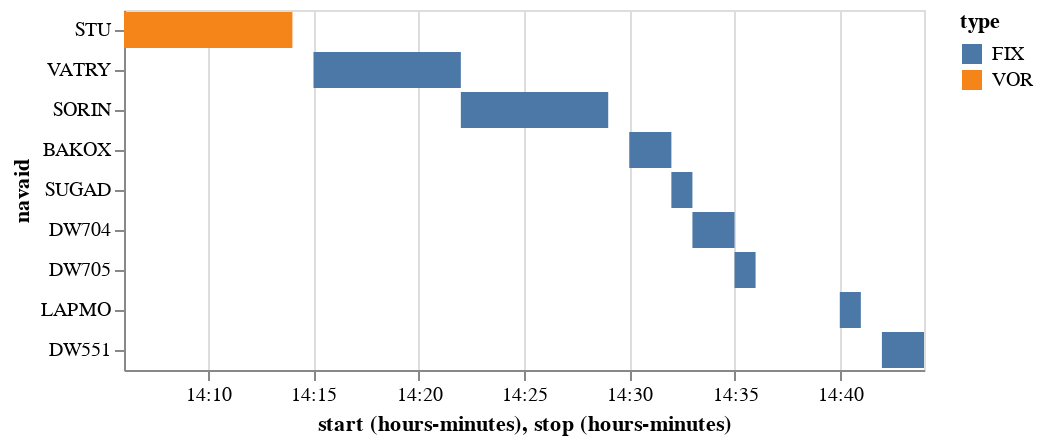

The notebook cell this image was saved under:
### Code cell
import altair as alt

df = f.compute_navpoints()

alt.Chart(df.drop(columns="duration")).mark_bar().encode(
    alt.X("utchoursminutes(start)"),
    alt.X2("utchoursminutes(stop)"),
    alt.Y("navaid", sort="x"),
    alt.Color("type"),
)

### Figure 1 — Vega-Lite specification as saved in the notebook (floating-point values rounded to 4 significant figures)
{"config": {"view": {"continuousWidth": 400, "continuousHeight": 300}}, "data": {"name": "data-bdd073769d4c12fb4332b97a12ed3c2e"}, "mark": "bar", "encoding": {"color": {"type": "nominal", "field": "type"}, "x": {"type": "temporal", "field": "start", "timeUnit": "utchoursminutes"}, "x2": {"field": "stop", "timeUnit": "utchoursminutes"}, "y": {"type": "nominal", "field": "navaid", "sort": "x"}}, "$schema": "https://vega.github.io/schema/vega-lite/v4.8.1.json", "datasets": {"data-bdd073769d4c12fb4332b97a12ed3c2e": [{"start": "2019-07-01T14:06:32+00:00", "stop": "2019-07-01T14:14:43+00:00", "navaid": "STU", "distance": 13.42, "shift_mean": 0.05899, "shift_meanp": 0.07899, "name": "STU", "type": "VOR", "latitude": 51.99, "longitude": -5.04, "altitude": 600.0, "frequency": 113.1, "magnetic_variation": -3.0, "description": "STRUMBLE VOR-DME"}, {"start": "2019-07-01T14:15:41+00:00", "stop": "2019-07-01T14:22:05+00:00", "navaid": "VATRY", "distance": 1.743, "shift_mean": 0.09443, "shift_meanp": 0.1144, "name": "VATRY", "type": "FIX", "latitude": 52.55, "longitude": -5.5, "altitude": null, "frequency": null, "magnetic_variation": null, "description": null}, {"start": "2019-07-01T14:22:35+00:00", "stop": "2019-07-01T14:29:52+00:00", "navaid": "SORIN", "distance": 1.421, "shift_mean": 0.08163, "shift_meanp": 0.1016, "name": "SORIN", "type": "FIX", "latitude": 53.14, "longitude": -5.806, "altitude": null, "frequency": null, "magnetic_variation": null, "description": null}, {"start": "2019-07-01T14:30:24+00:00", "stop": "2019-07-01T14:32:32+00:00", "navaid": "BAKOX", "distance": 25.49, "shift_mean": 0.1996, "shift_meanp": 0.2196, "name": "BAKOX", "type": "FIX", "latitude": 53.53, "longitude": -5.159, "altitude": null, "frequency": null, "magnetic_variation": null, "description": null}, {"start": "2019-07-01T14:32:33+00:00", "stop": "2019-07-01T14:33:16+00:00", "navaid": "SUGAD", "distance": 5.989, "shift_mean": 0.05579, "shift_meanp": 0.07579, "name": "SUGAD", "type": "FIX", "latitude": 53.29, "longitude": -5.528, "altitude": null, "frequency": null, "magnetic_variation": null, "description": null}, {"start": "2019-07-01T14:33:38+00:00", "stop": "2019-07-01T14:35:10+00:00", "navaid": "DW704", "distance": 0.4374, "shift_mean": 0.06325, "shift_meanp": 0.08325, "name": "DW704", "type": "FIX", "latitude": 53.4, "longitude": -5.486, "altitude": null, "frequency": null, "magnetic_variation": null, "description": null}, {"start": "2019-07-01T14:35:58+00:00", "stop": "2019-07-01T14:36:50+00:00", "navaid": "DW705", "distance": 2.321, "shift_mean": 0.02123, "shift_meanp": 0.04123, "name": "DW705", "type": "FIX", "latitude": 53.51, "longitude": -5.524, "altitude": null, "frequency": null, "magnetic_variation": null, "description": null}, {"start": "2019-07-01T14:40:34+00:00", "stop": "2019-07-01T14:41:55+00:00", "navaid": "LAPMO", "distance": 1.707, "shift_mean": 0.01012, "shift_meanp": 0.03012, "name": "LAPMO", "type": "FIX", "latitude": 53.4, "longitude": -5.946, "altitude": null, "frequency": null, "magnetic_variation": null, "description": null}, {"start": "2019-07-01T14:42:39+00:00", "stop": "2019-07-01T14:44:06+00:00", "navaid": "DW551", "distance": 0.3032, "shift_mean": 0.01399, "shift_meanp": 0.03399, "name": "DW551", "type": "FIX", "latitude": 53.41, "longitude": -6.109, "altitude": null, "frequency": null, "magnetic_variation": null, "description": null}]}}
